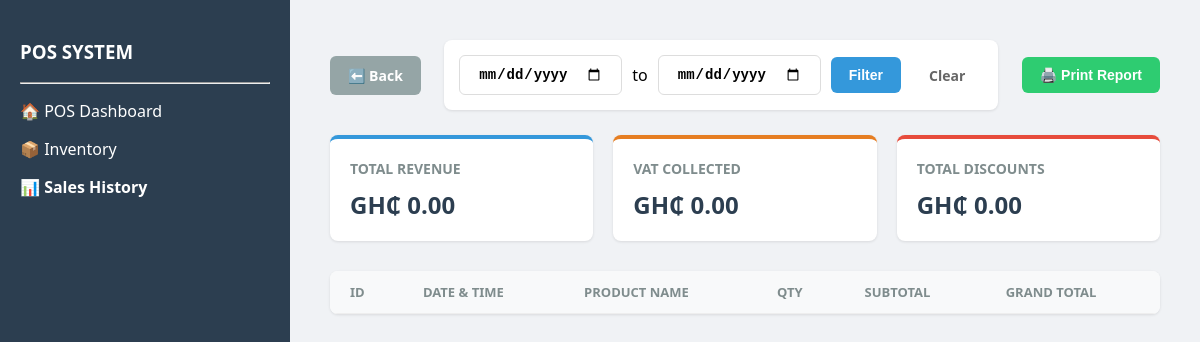
The app's page /sales (signed in), older data.
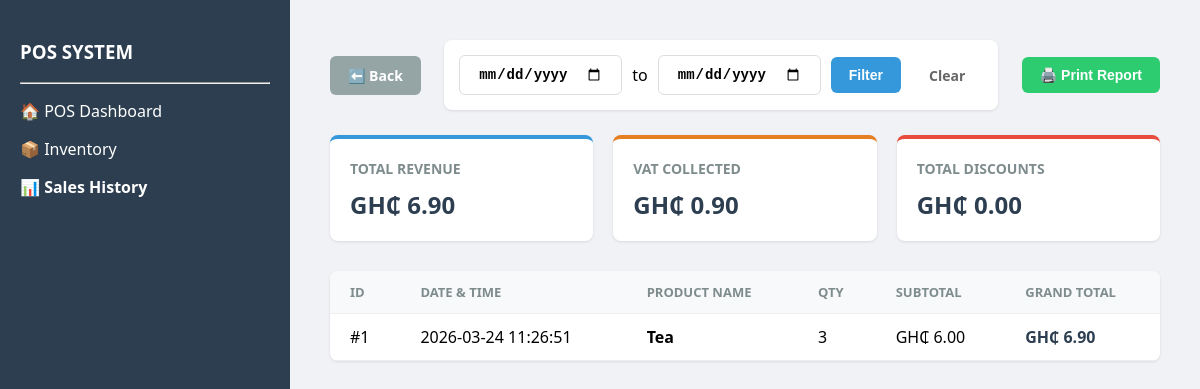
The same page, newer data.
### tables this page shows
CREATE TABLE sales (
            id INTEGER PRIMARY KEY AUTOINCREMENT, 
            product_id INTEGER,
            quantity INTEGER DEFAULT 1,
            total_price REAL, 
            grand_total REAL DEFAULT 0.0,
            vat_amount REAL DEFAULT 0.0,
            discount REAL DEFAULT 0.0,
            timestamp DATETIME DEFAULT CURRENT_TIMESTAMP,
            user_id INTEGER,
            FOREIGN KEY (product_id) REFERENCES products (id) ON DELETE RESTRICT,
            FOREIGN KEY (user_id) REFERENCES users (id)
            );

CREATE TABLE products (
            id INTEGER PRIMARY KEY AUTOINCREMENT, 
            name TEXT NOT NULL,
            category TEXT DEFAULT 'General', 
            sell_price REAL NOT NULL, 
            quantity INTEGER NOT NULL CHECK(quantity >= 0),
            is_active INTEGER DEFAULT 1,
            min_stock_level INTEGER DEFAULT 5,
            date_added DATETIME DEFAULT CURRENT_TIMESTAMP);

### app.py (the view)
@app.route("/sales")
@login_required
def sales_history():
    db = get_db()
    start_date = request.args.get('start_date')
    end_date = request.args.get('end_date')
    sales_query = "SELECT s.id, p.name, s.quantity, s.total_price, s.grand_total, s.vat_amount, s.timestamp FROM sales s JOIN products p ON s.product_id = p.id"
    totals_query = "SELECT IFNULL(SUM(grand_total), 0) as total_revenue, IFNULL(SUM(vat_amount), 0) as total_vat, IFNULL(SUM(discount), 0) as total_discount FROM sales"
    params = []
    if start_date and end_date:
        filter_sql = " WHERE DATE(s.timestamp) BETWEEN ? AND ?"
        sales_query += filter_sql
        totals_query += " WHERE DATE(timestamp) BETWEEN ? AND ?"
        params = [start_date, end_date]
    sales_query += " ORDER BY s.timestamp DESC"
    sales_list = db.execute(sales_query, params).fetchall()
    totals = db.execute(totals_query, params).fetchone()
    return render_template("sales_report.html", sales=sales_list, totals=totals)

### app.py (called while the page is built)
def get_db():
    if 'db' not in g:
        g.db = sqlite3.connect(DATABASE)
        g.db.row_factory = sqlite3.Row
        g.db.execute("PRAGMA foreign_keys = ON")
    return g.db

@app.teardown_appcontext
def close_connection(exception):
    db = g.pop('db', None)
    if db is not None:
        db.close()

def login_required(f):
    @wraps(f)
    def decorated_function(*args, **kwargs):
        if 'user' not in session:
            return redirect(url_for('login'))
        return f(*args, **kwargs)
    return decorated_function

### templates/sales_report.html (shortened to what this page needs)
<!DOCTYPE html>
<html>
<head>
</head>
<body>
    <div class="sidebar">
        <h3>POS SYSTEM</h3>
        <hr>
        <a href="/dashboard" style="color:white; text-decoration: none;"><p>🏠 POS Dashboard</p></a>
        <a href="/inventory" style="color:white; text-decoration: none;"><p>📦 Inventory</p></a>
        <p><strong>📊 Sales History</strong></p>
    </div>
    <div class="main">
        <div class="action-bar">
            <a href="/dashboard" class="btn btn-back">⬅️ Back</a>
            <div class="filter-box">
                <form action="/sales" method="GET" style="display: flex; gap: 10px; align-items: center;">
                    <input type="date" name="start_date" value="{{ request.args.get('start_date', '') }}" class="btn" style="border: 1px solid #ddd;">
                    <span>to</span>
                    <input type="date" name="end_date" value="{{ request.args.get('end_date', '') }}" class="btn" style="border: 1px solid #ddd;">
                    <button type="submit" class="btn btn-primary">Filter</button>
                    <a href="/sales" class="btn" style="color: #666;">Clear</a>
                </form>
            </div>
            <button onclick="window.print()" class="btn btn-print">🖨️ Print Report</button>
        </div>
        <div class="stats-container">
            <div class="stat-card">
                <h3>Total Revenue</h3>
                <p>GH₵ {{ "%.2f"|format(totals['total_revenue']) }}</p>
            </div>
            <div class="stat-card" style="border-top-color: #e67e22;">
                <h3>VAT Collected</h3>
                <p>GH₵ {{ "%.2f"|format(totals['total_vat']) }}</p>
            </div>
            <div class="stat-card" style="border-top-color: #e74c3c;">
                <h3>Total Discounts</h3>
                <p>GH₵ {{ "%.2f"|format(totals['total_discount']) }}</p>
            </div>
        </div>
        <table>
            <thead>
                <tr>
                    <th>ID</th>
                    <th>Date & Time</th>
                    <th>Product Name</th>
                    <th>Qty</th>
                    <th>Subtotal</th>
                    <th>Grand Total</th>
                </tr>
            </thead>
            <tbody>
                {% for sale in sales %}
                <tr>
                    <td>#{{ sale.id }}</td>
                    <td>{{ sale.timestamp }}</td>
                    <td><strong>{{ sale.name }}</strong></td>
                    <td>{{ sale.quantity }}</td>
                    <td>GH₵ {{ "%.2f"|format(sale.total_price) }}</td>
                    <td style="font-weight: bold; color: #2c3e50;">GH₵ {{ "%.2f"|format(sale.grand_total) }}</td>
                </tr>
                {% endfor %}
            </tbody>
        </table>
    </div>
</body>
</html>

Row changes from the older to the newer data that the page shows:
added sales: id "1", timestamp "2026-03-24 11:26:51", name "Tea", quantity "3", total_price "6.00", grand_total "6.90"
Text that changed along with them:
{{ "%.2f"|format(totals['total_revenue']) }}: "0.00" → "6.90"
{{ "%.2f"|format(totals['total_vat']) }}: "0.00" → "0.90"
